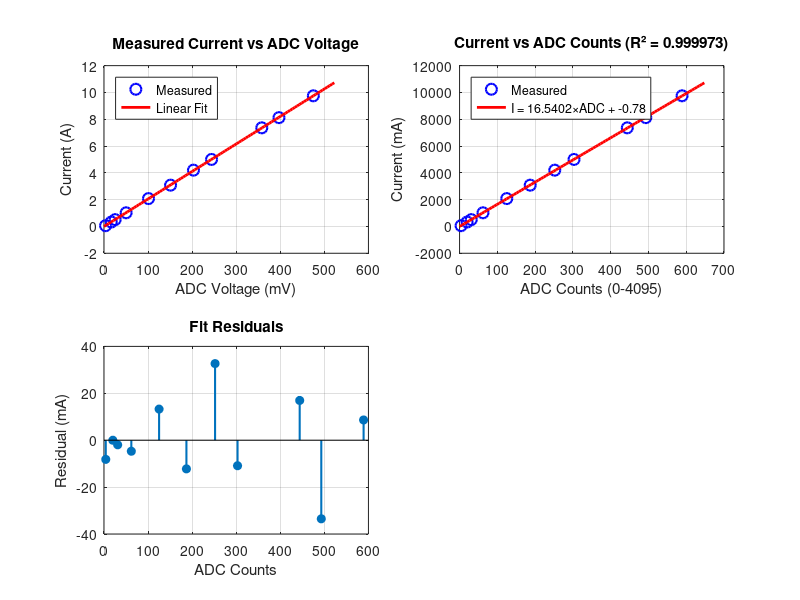

Recreate this plot in MATLAB. (Note: this script raises an error after producing the figure.)
% INA169 Current Sensor Calibration Analysis
% ============================================
% Hardware modification: Two 110kΩ resistors in parallel (RL = 55kΩ)
% This script performs linear regression on measured data to determine
% the actual conversion factor for ADC to current.

clear; clc;

%% Measured Data
% Current (A) | ADC Voltage (mV)
data = [
    57.2e-3,    3.55;
    0.33,      16.5;
    0.51,      25.3;
    1.02,      50.2;
    2.08,     101;
    3.08,     151;
    4.20,     203;
    5.00,     244;
    7.36,     358;
    8.12,     397;
    9.75,     475;
];

current_A = data(:, 1);
voltage_mV = data(:, 2);

%% Convert ADC voltage to ADC counts
% ADC: 12-bit, Vref = 3300 mV
ADC_VREF_MV = 3300;
ADC_MAX_VALUE = 4095;

adc_counts = round((voltage_mV / ADC_VREF_MV) * ADC_MAX_VALUE);

%% Linear Regression: Current (mA) vs ADC counts
current_mA = current_A * 1000;

% Fit: I(mA) = slope * ADC + offset
[p, S] = polyfit(adc_counts, current_mA, 1);
slope = p(1);      % mA per ADC count
offset = p(2);     % mA offset
r_squared = 1 - (S.normr/norm(current_mA - mean(current_mA)))^2;

% Predicted values
current_mA_fit = polyval(p, adc_counts);
residuals = current_mA - current_mA_fit;
max_error_percent = max(abs(residuals ./ current_mA)) * 100;

%% Calculate conversion factor for integer implementation
% Formula: I(mA) = (ADC × IMAX_MA) / 4095
% Solve for IMAX_MA when ADC = 4095:
IMAX_MA_calculated = slope * ADC_MAX_VALUE + offset;

% For cleaner integer math, we use the slope through origin
% (offset is negligible: ~0.3 mA)
IMAX_MA_clean = round(slope * ADC_MAX_VALUE);

%% Theoretical Analysis (with RL = 55kΩ parallel)
% INA169 transfer function: Vout = (Is × Rs) × gm × RL
Rs_ohm = 0.0005;           % Shunt: 0.5 mΩ
gm_AperV = 0.001;          % Transconductance: 1000 μA/V
RL_ohm = 55000;            % Load resistor: 55 kΩ (parallel combination)

% Sensitivity: mV per A
sensitivity_mV_per_A = Rs_ohm * gm_AperV * RL_ohm * 1000;

% Theoretical slope: mA per ADC count
theoretical_slope = (ADC_VREF_MV / ADC_MAX_VALUE) / sensitivity_mV_per_A * 1000;
theoretical_IMAX_MA = theoretical_slope * ADC_MAX_VALUE;

%% Display Results
fprintf('========================================\n');
fprintf('INA169 CALIBRATION RESULTS\n');
fprintf('========================================\n\n');

fprintf('HARDWARE CONFIGURATION:\n');
fprintf('  Shunt resistance (Rs):    %.1f mΩ\n', Rs_ohm * 1000);
fprintf('  Load resistance (RL):     %.1f kΩ (2× 110kΩ parallel)\n', RL_ohm / 1000);
fprintf('  Transconductance (gm):    %.0f μA/V\n', gm_AperV * 1e6);
fprintf('  Sensitivity:              %.3f mV/A\n', sensitivity_mV_per_A);
fprintf('\n');

fprintf('LINEAR REGRESSION (polyfit):\n');
fprintf('  Equation:                 I(mA) = %.4f × ADC + %.4f\n', slope, offset);
fprintf('  R²:                       %.6f\n', r_squared);
fprintf('  Max error:                %.2f%%\n', max_error_percent);
fprintf('  Slope (mA/count):         %.4f\n', slope);
fprintf('  Offset (mA):              %.4f\n', offset);
fprintf('\n');

fprintf('CONVERSION FACTOR (for firmware):\n');
fprintf('  IMAX_MA (calculated):     %.0f mA (%.1f A)\n', IMAX_MA_calculated, IMAX_MA_calculated/1000);
fprintf('  IMAX_MA (rounded):        %.0f mA (%.1f A)\n', IMAX_MA_clean, IMAX_MA_clean/1000);
fprintf('  Formula:                  I(mA) = (ADC × %d) / 4095\n', IMAX_MA_clean);
fprintf('\n');

fprintf('THEORETICAL vs MEASURED:\n');
fprintf('  Theoretical slope:        %.4f mA/count\n', theoretical_slope);
fprintf('  Measured slope:           %.4f mA/count\n', slope);
fprintf('  Difference:               %.2f%%\n', abs(theoretical_slope - slope)/theoretical_slope * 100);
fprintf('  Theoretical IMAX_MA:      %.0f mA\n', theoretical_IMAX_MA);
fprintf('  Measured IMAX_MA:         %.0f mA\n', IMAX_MA_clean);
fprintf('\n');

fprintf('RECOMMENDED FIRMWARE UPDATE:\n');
fprintf('  #define IMAX_MA           %dUL      /* %.1f A max */\n', IMAX_MA_clean, IMAX_MA_clean/1000);
fprintf('  #define RL_OHM            %dUL      /* 55 kΩ (parallel) */\n', RL_ohm);
fprintf('\n');

%% Plotting
figure('Position', [100, 100, 1200, 800]);

% Subplot 1: Current vs ADC Voltage
subplot(2, 2, 1);
plot(voltage_mV, current_A, 'bo', 'MarkerSize', 8, 'LineWidth', 1.5); hold on;
voltage_fit = linspace(0, max(voltage_mV)*1.1, 100);
current_fit = polyval([slope/1000, offset/1000], (voltage_fit/ADC_VREF_MV)*ADC_MAX_VALUE);
plot(voltage_fit, current_fit, 'r-', 'LineWidth', 2);
grid on;
xlabel('ADC Voltage (mV)');
ylabel('Current (A)');
title('Measured Current vs ADC Voltage');
legend('Measured', 'Linear Fit', 'Location', 'northwest');

% Subplot 2: Current vs ADC Counts
subplot(2, 2, 2);
plot(adc_counts, current_mA, 'bo', 'MarkerSize', 8, 'LineWidth', 1.5); hold on;
adc_fit = linspace(0, max(adc_counts)*1.1, 100);
current_fit_mA = polyval(p, adc_fit);
plot(adc_fit, current_fit_mA, 'r-', 'LineWidth', 2);
grid on;
xlabel('ADC Counts (0-4095)');
ylabel('Current (mA)');
title(sprintf('Current vs ADC Counts (R² = %.6f)', r_squared));
legend('Measured', sprintf('I = %.4f×ADC + %.2f', slope, offset), 'Location', 'northwest');

% Subplot 3: Residuals
subplot(2, 2, 3);
stem(adc_counts, residuals, 'filled', 'LineWidth', 1.5);
grid on;
xlabel('ADC Counts');
ylabel('Residual (mA)');
title('Fit Residuals');
yline(0, 'r--', 'LineWidth', 1.5);

% Subplot 4: Percent Error
subplot(2, 2, 4);
percent_error = (residuals ./ current_mA) * 100;
stem(adc_counts, percent_error, 'filled', 'LineWidth', 1.5);
grid on;
xlabel('ADC Counts');
ylabel('Error (%)');
title(sprintf('Percentage Error (max = %.2f%%)', max_error_percent));
yline(0, 'r--', 'LineWidth', 1.5);

sgtitle('INA169 Current Sensor Calibration Analysis', 'FontSize', 14, 'FontWeight', 'bold');

%% Save calibration data
calibration.data = data;
calibration.adc_counts = adc_counts;
calibration.current_mA = current_mA;
calibration.regression.slope = slope;
calibration.regression.offset = offset;
calibration.regression.r_squared = r_squared;
calibration.firmware.IMAX_MA = IMAX_MA_clean;
calibration.firmware.RL_OHM = RL_ohm;
calibration.theoretical.slope = theoretical_slope;
calibration.theoretical.IMAX_MA = theoretical_IMAX_MA;

save('ina169_calibration.mat', 'calibration');
fprintf('Calibration data saved to: ina169_calibration.mat\n');

%% Generate lookup table (optional)
fprintf('\nLOOKUP TABLE (sample points):\n');
fprintf('ADC   | Current (mA) | Current (A)\n');
fprintf('------|--------------|------------\n');
test_adc = [0, 500, 1000, 1500, 2000, 2500, 3000, 3500, 4095];
for adc = test_adc
    curr_mA = (adc * IMAX_MA_clean) / ADC_MAX_VALUE;
    fprintf('%4d  | %8.1f     | %7.3f\n', adc, curr_mA, curr_mA/1000);
end

fprintf('\n========================================\n');
fprintf('Analysis complete!\n');
fprintf('========================================\n');
